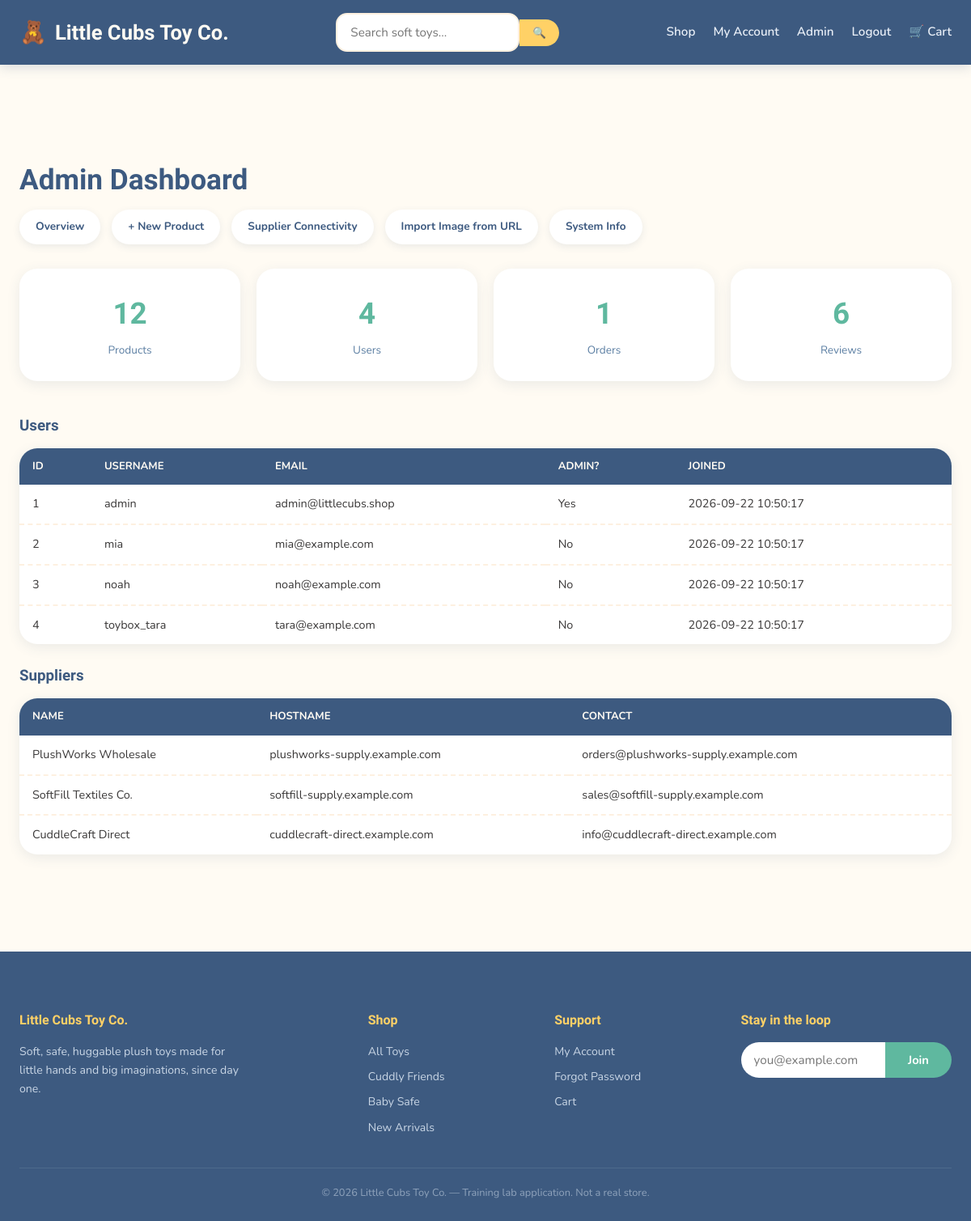
The page /admin (signed in) on the database its author committed.
### tables this page shows
CREATE TABLE users (
            id INTEGER PRIMARY KEY AUTOINCREMENT,
            username TEXT UNIQUE NOT NULL,
            email TEXT NOT NULL,
            password_hash TEXT NOT NULL,
            is_admin INTEGER NOT NULL DEFAULT 0,
            avatar TEXT DEFAULT 'default-avatar.jpg',
            reset_token TEXT,
            created_at TEXT DEFAULT CURRENT_TIMESTAMP
        );

CREATE TABLE suppliers (
            id INTEGER PRIMARY KEY AUTOINCREMENT,
            name TEXT NOT NULL,
            hostname TEXT NOT NULL,
            contact_email TEXT
        );

### app.py (the view)
@app.route("/admin")
def admin_dashboard():
    if not require_admin():
        flash("Admin access required.", "danger")
        return redirect(url_for("login"))
    db = get_db()
    stats = {
        "total_products": db.execute("SELECT COUNT(*) c FROM products").fetchone()["c"],
        "total_users": db.execute("SELECT COUNT(*) c FROM users").fetchone()["c"],
        "total_orders": db.execute("SELECT COUNT(*) c FROM orders").fetchone()["c"],
        "total_reviews": db.execute("SELECT COUNT(*) c FROM reviews").fetchone()["c"],
    }
    suppliers = db.execute("SELECT * FROM suppliers").fetchall()
    users = db.execute("SELECT * FROM users").fetchall()
    return render_template("admin_dashboard.html", stats=stats, suppliers=suppliers, users=users)

### app.py (called while the page is built)
@app.after_request
def add_permissive_headers(resp):
    resp.headers["Access-Control-Allow-Origin"] = "*"
    resp.headers["Access-Control-Allow-Credentials"] = "true"
    resp.headers["Access-Control-Allow-Headers"] = "*"
    resp.headers["Access-Control-Allow-Methods"] = "*"
    return resp

def get_db():
    if "db" not in g:
        g.db = sqlite3.connect(DB_PATH)
        g.db.row_factory = sqlite3.Row
    return g.db

@app.context_processor
def inject_globals():
    return {
        "current_user": session.get("username"),
        "is_admin": session.get("is_admin", False),
        "cart_count": sum(item["qty"] for item in get_cart().values()) if get_cart() else 0,
    }

def get_cart():
    return session.get("cart", {})

def require_admin():
    return session.get("is_admin", False)

### templates/admin_dashboard.html (shortened to what this page needs)
{% extends "base.html" %}
{% block content %}
<section class="section">
  <div class="container">
    <h1 class="section-title" style="text-align:left;">Admin Dashboard</h1>
    <div class="admin-nav">
      <a href="{{ url_for('admin_dashboard') }}">Overview</a>
      <a href="{{ url_for('admin_new_product') }}">+ New Product</a>
      <a href="{{ url_for('ping_supplier') }}">Supplier Connectivity</a>
      <a href="{{ url_for('fetch_image_preview') }}">Import Image from URL</a>
      <a href="{{ url_for('admin_system_info') }}">System Info</a>
    </div>
    <div class="dashboard-grid">
      <div class="stat-card"><div class="stat-num">{{ stats.total_products }}</div><div class="stat-label">Products</div></div>
      <div class="stat-card"><div class="stat-num">{{ stats.total_users }}</div><div class="stat-label">Users</div></div>
      <div class="stat-card"><div class="stat-num">{{ stats.total_orders }}</div><div class="stat-label">Orders</div></div>
      <div class="stat-card"><div class="stat-num">{{ stats.total_reviews }}</div><div class="stat-label">Reviews</div></div>
    </div>
    <h3 class="mb-1">Users</h3>
    <table class="data-table mb-2">
      <thead><tr><th>ID</th><th>Username</th><th>Email</th><th>Admin?</th><th>Joined</th></tr></thead>
      <tbody>
        {% for u in users %}
        <tr>
          <td>{{ u.id }}</td>
          <td>{{ u.username }}</td>
          <td>{{ u.email }}</td>
          <td>{{ 'Yes' if u.is_admin else 'No' }}</td>
          <td>{{ u.created_at }}</td>
        </tr>
        {% endfor %}
      </tbody>
    </table>
    <h3 class="mb-1">Suppliers</h3>
    <table class="data-table">
      <thead><tr><th>Name</th><th>Hostname</th><th>Contact</th></tr></thead>
      <tbody>
        {% for s in suppliers %}
        <tr><td>{{ s.name }}</td><td>{{ s.hostname }}</td><td>{{ s.contact_email }}</td></tr>
        {% endfor %}
      </tbody>
    </table>
  </div>
</section>
{% endblock %}

### static/css/style.css (style rules this page uses)
:root { --cream: #FFFBF3; --cream-dark: #FDF0E0; --mint: #8FD4C1; --mint-dark: #5FB89F; --blush: #F6A8B8; --blush-dark: #EE8098; --sunshine: #FFD166; --denim: #3D5A80; --denim-light: #5C7FA3; --charcoal: #3A3838; --success: #5FB89F; --danger: #E8697A; --warning: #E6A93D; --info: #5C7FA3; --shadow: rgba(61, 90, 128, 0.10); --shadow-lg: rgba(61, 90, 128, 0.20); --radius: 22px; --radius-sm: 14px; --font-display: 'Baloo 2', 'Fredoka', 'Comic Sans MS', sans-serif; --font-body: 'Nunito', -apple-system, BlinkMacSystemFont, 'Segoe UI', sans-serif; }
* { box-sizing: border-box; }
body { margin: 0; font-family: var(--font-body); background: var(--cream); color: var(--charcoal); line-height: 1.65; }
h1, h2, h3, h4, .display-font { font-family: var(--font-display); color: var(--denim); font-weight: 700; }
a { color: var(--mint-dark); text-decoration: none; transition: color .15s ease; }
.container { max-width: 1200px; margin: 0 auto; padding: 0 24px; }
.section { padding: 60px 0; }
.section-title { text-align: center; margin-bottom: 8px; font-size: 2.2rem; }
.dashboard-grid { display: grid; grid-template-columns: repeat(auto-fit, minmax(200px, 1fr)); gap: 20px; margin-bottom: 40px; }
.stat-card { background: white; border-radius: var(--radius); padding: 26px; box-shadow: 0 4px 16px var(--shadow); text-align: center; }
.stat-card .stat-num { font-family: var(--font-display); font-size: 2.3rem; color: var(--mint-dark); font-weight: 800; }
.stat-card .stat-label { color: var(--denim-light); font-size: .85rem; margin-top: 4px; }
table.data-table { width: 100%; border-collapse: collapse; background: white; border-radius: var(--radius); overflow: hidden; box-shadow: 0 4px 16px var(--shadow); }
table.data-table th { background: var(--denim); color: var(--cream); padding: 12px 16px; text-align: left; font-size: .82rem; text-transform: uppercase; }
table.data-table td { padding: 12px 16px; border-bottom: 2px dashed var(--cream-dark); font-size: .9rem; }
table.data-table tr:last-child td { border-bottom: none; }
.admin-nav { display: flex; gap: 14px; flex-wrap: wrap; margin-bottom: 30px; }
.admin-nav a { background: white; padding: 10px 20px; border-radius: 22px; font-weight: 700; font-size: .85rem; box-shadow: 0 3px 10px var(--shadow); color: var(--denim); }
.mb-1 { margin-bottom: 12px; }
.mb-2 { margin-bottom: 24px; }

### rows shown on the page
users: id "1", username "admin", email "admin@littlecubs.shop", is_admin "Yes", created_at "2026-09-22 10:50:17"
users: id "2", username "mia", email "mia@example.com", is_admin "No", created_at "2026-09-22 10:50:17"
users: id "3", username "noah", email "noah@example.com", is_admin "No", created_at "2026-09-22 10:50:17"
users: id "4", username "toybox_tara", email "tara@example.com", is_admin "No", created_at "2026-09-22 10:50:17"
suppliers: name "PlushWorks Wholesale", hostname "plushworks-supply.example.com", contact_email "orders@plushworks-supply.example.com"
suppliers: name "SoftFill Textiles Co.", hostname "softfill-supply.example.com", contact_email "sales@softfill-supply.example.com"
suppliers: name "CuddleCraft Direct", hostname "cuddlecraft-direct.example.com", contact_email "info@cuddlecraft-direct.example.com"

### other values the page prints
{{ stats.total_products }} "12"
{{ stats.total_users }} "4"
{{ stats.total_orders }} "1"
{{ stats.total_reviews }} "6"
